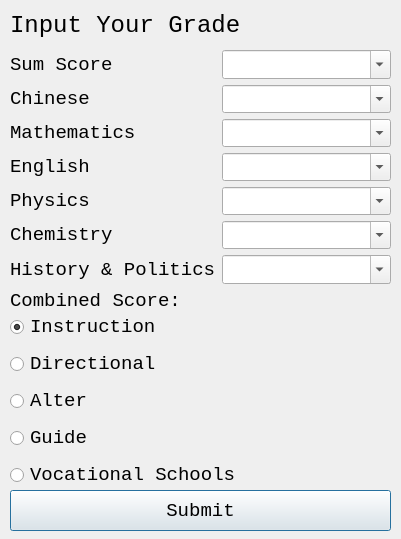
<?xml version="1.0" encoding="UTF-8"?>
<ui version="4.0">
 <class>Dialog</class>
 <widget class="QDialog" name="Dialog">
  <property name="windowModality">
   <enum>Qt::NonModal</enum>
  </property>
  <property name="geometry">
   <rect>
    <x>0</x>
    <y>0</y>
    <width>401</width>
    <height>539</height>
   </rect>
  </property>
  <property name="font">
   <font>
    <family>Consolas</family>
    <pointsize>14</pointsize>
   </font>
  </property>
  <property name="windowTitle">
   <string>Recommend School</string>
  </property>
  <widget class="QLabel" name="label">
   <property name="geometry">
    <rect>
     <x>10</x>
     <y>10</y>
     <width>351</width>
     <height>31</height>
    </rect>
   </property>
   <property name="font">
    <font>
     <family>Consolas</family>
     <pointsize>18</pointsize>
    </font>
   </property>
   <property name="text">
    <string>Input Your Grade</string>
   </property>
  </widget>
  <widget class="QPushButton" name="submit">
   <property name="geometry">
    <rect>
     <x>10</x>
     <y>490</y>
     <width>381</width>
     <height>41</height>
    </rect>
   </property>
   <property name="text">
    <string>Submit</string>
   </property>
  </widget>
  <widget class="QWidget" name="layoutWidget">
   <property name="geometry">
    <rect>
     <x>10</x>
     <y>50</y>
     <width>381</width>
     <height>262</height>
    </rect>
   </property>
   <layout class="QGridLayout" name="gridLayout">
    <item row="7" column="0">
     <widget class="QLabel" name="label_8">
      <property name="text">
       <string>History &amp; Politics</string>
      </property>
     </widget>
    </item>
    <item row="6" column="1">
     <widget class="QComboBox" name="chemistry">
      <property name="editable">
       <bool>true</bool>
      </property>
     </widget>
    </item>
    <item row="1" column="0">
     <widget class="QLabel" name="label_3">
      <property name="text">
       <string>Chinese</string>
      </property>
     </widget>
    </item>
    <item row="2" column="1">
     <widget class="QComboBox" name="maths">
      <property name="editable">
       <bool>true</bool>
      </property>
     </widget>
    </item>
    <item row="4" column="0">
     <widget class="QLabel" name="label_5">
      <property name="text">
       <string>English</string>
      </property>
     </widget>
    </item>
    <item row="0" column="1">
     <widget class="QComboBox" name="sum">
      <property name="editable">
       <bool>true</bool>
      </property>
     </widget>
    </item>
    <item row="5" column="0">
     <widget class="QLabel" name="label_6">
      <property name="text">
       <string>Physics</string>
      </property>
     </widget>
    </item>
    <item row="4" column="1">
     <widget class="QComboBox" name="english">
      <property name="editable">
       <bool>true</bool>
      </property>
     </widget>
    </item>
    <item row="5" column="1">
     <widget class="QComboBox" name="physics">
      <property name="editable">
       <bool>true</bool>
      </property>
     </widget>
    </item>
    <item row="7" column="1">
     <widget class="QComboBox" name="politics">
      <property name="editable">
       <bool>true</bool>
      </property>
     </widget>
    </item>
    <item row="1" column="1">
     <widget class="QComboBox" name="chinese">
      <property name="editable">
       <bool>true</bool>
      </property>
     </widget>
    </item>
    <item row="0" column="0">
     <widget class="QLabel" name="label_2">
      <property name="text">
       <string>Sum Score</string>
      </property>
     </widget>
    </item>
    <item row="6" column="0">
     <widget class="QLabel" name="label_7">
      <property name="text">
       <string>Chemistry</string>
      </property>
     </widget>
    </item>
    <item row="2" column="0">
     <widget class="QLabel" name="label_4">
      <property name="text">
       <string>Mathematics</string>
      </property>
     </widget>
    </item>
    <item row="8" column="0">
     <widget class="QLabel" name="combinedscore_display">
      <property name="text">
       <string>Combined Score:</string>
      </property>
     </widget>
    </item>
   </layout>
  </widget>
  <widget class="QWidget" name="layoutWidget">
   <property name="geometry">
    <rect>
     <x>10</x>
     <y>310</y>
     <width>381</width>
     <height>184</height>
    </rect>
   </property>
   <layout class="QGridLayout" name="gridLayout_2">
    <item row="0" column="0">
     <widget class="QRadioButton" name="radioButton">
      <property name="text">
       <string>Instruction</string>
      </property>
      <property name="checked">
       <bool>true</bool>
      </property>
     </widget>
    </item>
    <item row="3" column="0">
     <widget class="QRadioButton" name="radioButton_4">
      <property name="text">
       <string>Guide</string>
      </property>
     </widget>
    </item>
    <item row="1" column="0">
     <widget class="QRadioButton" name="radioButton_2">
      <property name="text">
       <string>Directional</string>
      </property>
     </widget>
    </item>
    <item row="4" column="0">
     <widget class="QRadioButton" name="radioButton_5">
      <property name="text">
       <string>Vocational Schools</string>
      </property>
     </widget>
    </item>
    <item row="2" column="0">
     <widget class="QRadioButton" name="radioButton_3">
      <property name="text">
       <string>Alter</string>
      </property>
     </widget>
    </item>
   </layout>
  </widget>
 </widget>
 <resources/>
 <connections/>
</ui>
